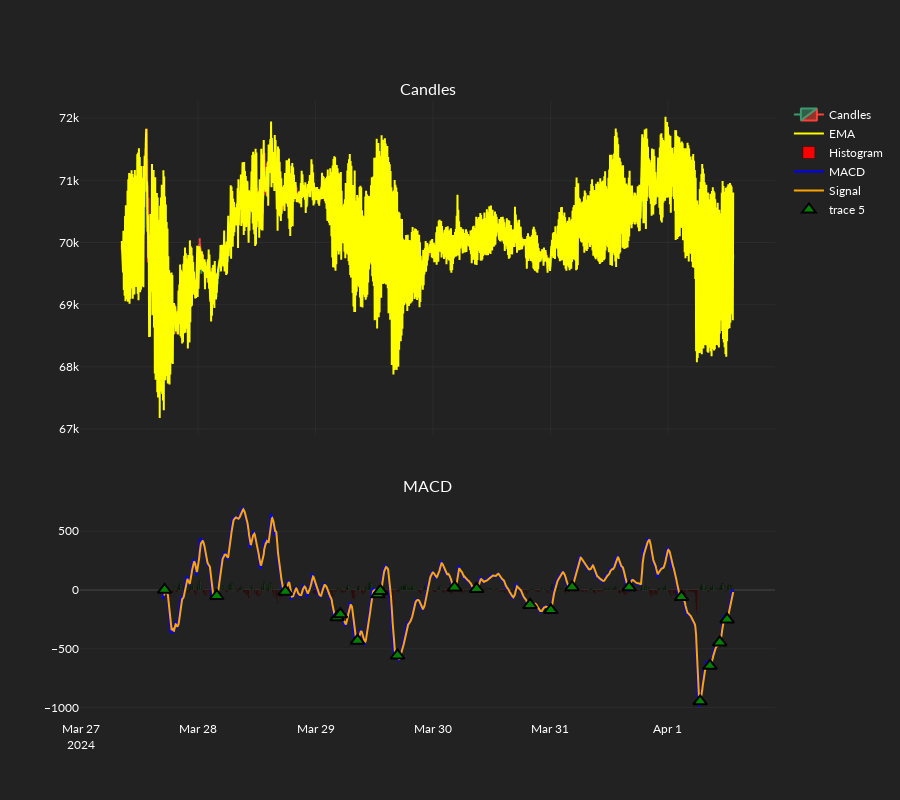

Notebook code for this chart:
### Code cell
macd_strat.plot_signals(candles = candles)

### Figure 1 — Plotly figure (JSON) as saved in the notebook; plotly's stock layout.template omitted (floating-point values rounded to 4 significant figures; data arrays with more than 128 entries replaced by an {"elided": "..."} marker saying what was removed)
{"data": [{"close": {"elided": "1500 float values"}, "high": {"elided": "1500 float values"}, "low": {"elided": "1500 float values"}, "name": "Candles", "open": {"elided": "1500 float values"}, "type": "candlestick", "x": {"elided": "1500 str values"}, "xaxis": "x", "yaxis": "y"}, {"line": {"color": "yellow"}, "name": "EMA", "type": "scatter", "x": {"elided": "1500 str values"}, "xaxis": "x", "y": {"elided": "1500 float values"}, "yaxis": "y"}, {"marker": {"color": {"elided": "1500 str values"}}, "name": "Histogram", "type": "bar", "x": {"elided": "1500 str values"}, "xaxis": "x2", "y": {"elided": "1500 float values"}, "yaxis": "y2"}, {"line": {"color": "blue"}, "name": "MACD", "type": "scatter", "x": {"elided": "1500 str values"}, "xaxis": "x2", "y": {"elided": "1500 float values"}, "yaxis": "y2"}, {"line": {"color": "orange"}, "name": "Signal", "type": "scatter", "x": {"elided": "1500 str values"}, "xaxis": "x2", "y": {"elided": "1500 float values"}, "yaxis": "y2"}, {"marker": {"color": "green", "line": {"color": "black", "width": 2}, "size": 12, "symbol": "triangle-up"}, "mode": "markers", "type": "scatter", "x": {"elided": "1500 str values"}, "xaxis": "x2", "y": {"elided": "1500 float values"}, "yaxis": "y2"}], "layout": {"annotations": [{"font": {"size": 16}, "showarrow": false, "text": "Candles", "x": 0.5, "xanchor": "center", "xref": "paper", "y": 1, "yanchor": "bottom", "yref": "paper"}, {"font": {"size": 16}, "showarrow": false, "text": "MACD", "x": 0.5, "xanchor": "center", "xref": "paper", "y": 0.36, "yanchor": "bottom", "yref": "paper"}], "height": 800, "xaxis": {"anchor": "y", "domain": [0, 1], "matches": "x2", "rangeslider": {"visible": false}, "showticklabels": false}, "xaxis2": {"anchor": "y2", "domain": [0, 1]}, "yaxis": {"anchor": "x", "domain": [0.46, 1]}, "yaxis2": {"anchor": "x2", "domain": [0, 0.36]}}}
